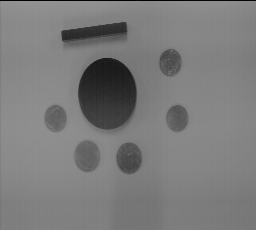
#> input picture Taller4/images/morpho.png, 256 x 230 px
$ jupyter execute --allow-errors '3. Filtros no lineales.ipynb'
#> lines starting #> are read from the running program, lines starting #| are printed output that depends on the picture
# Filtros no lineales

[cell 1]
import cv2
import matplotlib.pyplot as plt
import numpy as np
from skimage.morphology import footprint_rectangle
from skimage.filters.rank import mean, median
from skimage.util import random_noise
from scipy.ndimage import generic_filter
from skimage.util import img_as_ubyte

[cell 2]
def sigma_filter(values, median=False):
    mean = values[int((values.size)//2)]
    if median:
      mean = np.median(values)

    std = np.std(values)
    filtered_values = values[(values > mean - std) & (values < mean + std)]
    return np.mean(values) if filtered_values.size<=1 else np.mean(filtered_values)

[cell 3]
morpho = cv2.imread('images/morpho.png', cv2.IMREAD_GRAYSCALE)
#> morpho is the input picture: shape (230, 256); min 0, max 148, mean 123.1

## Operaciones 3 - 7 - RUIDO SAL Y PIMIENTA

[cell 4]
plt.imshow(morpho, cmap='gray', vmin=0, vmax=255)

[cell 5]
noised_image = random_noise(morpho, mode='s&p', amount=0.25)
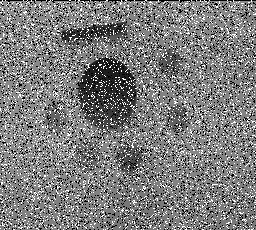
#> noised_image: shape (230, 256) float64; min 0, max 1, mean 0.487

[cell 6]
plt.imshow(noised_image, cmap='gray', vmin=0, vmax=1)

# Filtro Promedio 3x3

[cell 7]
noised_image_uint8 = img_as_ubyte(noised_image)
avg = mean(noised_image_uint8, footprint=footprint_rectangle((3,3)))
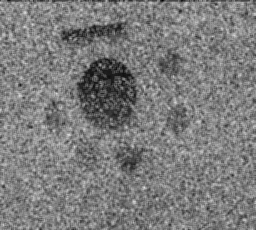
#> avg: shape (230, 256); min 0, max 225, mean 123.9

[cell 8]
plt.imshow(avg, cmap='gray', vmin=0, vmax=255)

### Visualmente, ¿cómo es el resultado y a qué se debe?

El resultado visual muestra una reducción del ruido en la imagen, aunque todavía hay una textura granulada presente. Al utilizar un filtro promedio de 3x3, se logra un efecto de suavizado sobre la imagen al reemplazar cada pixel con el promedio de sus vecinos en una ventana de 3x3. Sin embargo, aunque esto ayuda a atenuar las variaciones bruscas de intensidad causadas por el ruido impuesto, visualmente se puede notar que se difuminan detalles importantes de la imagen.

## Filtro Sigma Mean

[cell 9]
filtered_sigma_mean = generic_filter(noised_image, sigma_filter, size=(3,3))
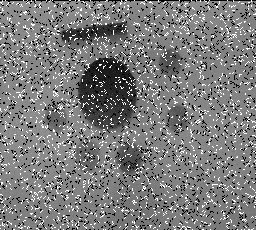
#> filtered_sigma_mean: shape (230, 256) float64; min 0, max 1, mean 0.486

[cell 10]
plt.imshow(filtered_sigma_mean, cmap='gray', vmin=0, vmax=1)

### Visualmente, ¿cómo es el resultado comparado con el filtro promedio lineal? Consultando la definición del Sigma explique este resultado. En el caso del ruido “sal y pimienta”, después de aplicar el filtro Sigma, quedan varios puntos aberrantes. ¿A qué se debe esto?

A diferencia del filtro promedio lineal, utilizando un filtro sigma promedio se observa que la reducción de ruido no fue tan significativa, ya que aun se observan varios puntos aberrantes provenientes del ruido sal y pimienta introducido sobre la imagen original. Un punto a destacar, es que a diferencia del filtro promedio lineal, utilizando este filtro se conservan mejor los contornos. Esto sucede porque el filtro sigma tiene un suavizado más debil porque no promedia todos los píxeles en el vecindario, sino solo aquellos que están dentro de un rango de desviación estandar respecto al valor del pixel central. En este caso, como el ruido esta distribuido de manera densa en la imagen, es posibkle que algunos píxeles ruidosos no sean eliminados correctamente, ya que el filtro no tiene suficientes valores válidos en su vencindario para reemplazarlos.

## Filtro Sigma Median

[cell 11]
filtered_sigma_median = generic_filter(noised_image, sigma_filter, size=(3,3), extra_arguments=(True,))

[cell 12]
plt.imshow(filtered_sigma_median, cmap='gray', vmin=0, vmax=1)

### Visualmente, ¿cómo es el resultado comparado con el filtro promedio lineal? Consultando la definición del Sigma explique este resultado. En el caso del ruido “sal y pimienta”, después de aplicar el filtro Sigma, quedan varios sólo algunos aberrantes. ¿A qué se debe esto? ¿Por qué hay una diferencia significativa con el resultado anterior?

A diferencia del filtro promedio lineal, utilizando un filtro sigma basado en la mediana se observa que la reducción de ruido en la imagen es notable y que adicionalmente, aunque aún son visibles algunas aberraciones, los contornos en la imagen se preservan mejor que en los dos filtros previamente usados. Esto sucede porque al utilizar la mediana se logra prevenir con más eficacia la influencia de valores atípicos dentro del vecindario del kernel, asegurando que los píxeles extremos no afecten el resultado final.

## Filtro Median

[cell 13]
median  = median(noised_image_uint8, footprint=footprint_rectangle((3,3)))

[cell 14]
plt.imshow(median, cmap='gray', vmin=0, vmax=255)

### Visualmente, ¿cómo es el resultado comparado con los dos filtros anteriores? ¿A qué se debe este resultado? Evalúe los otros filtros que ofrece el módulo filters.rank de scikit-image: majority, maximum, minumum, modal, geometric_mean. Explique su comportamiento.

En comparación con los filtros anteriores, utilizando un filtro de la mediana se puede notar una mejora significativa en la reducción de ruido. Adicionalmente, este preserva los contornos de la imagen, ya que la mediana selecciona un valor representativo dentro del vecindario sin verse afectada por valores atípicos. Esto permite eliminar eficazmente el ruido "sal y pimienta" sin generar un efecto de suavizado excesivo en los bordes.

A continuación se evaluaran los otros filtros que ofrece el módulo de filers.rank:

#### Majority
- Este filtro asigna a cada píxel el valor más frecuente dentro de su vecindario.
- Suaviza la imagen y elimina ruido disperso, pero puede generar efectos no deseados si hay regiones de ruido predominantes.

#### Maximum
- Reemplaza cada píxel por el valor máximo dentro del vecindario.
- Tiende a aumentar el brillo de la imagen y resaltar áreas más iluminadas, lo que puede incrementar el ruido si hay puntos brillantes no deseados.

#### Minimum
- Reemplaza cada píxel por el valor mínimo dentro del vecindario.
- Produce un efecto de oscurecimiento, útil para eliminar puntos brillantes de ruido, pero puede acentuar el ruido en áreas más oscuras.

#### Modal
- Similar al filtro Majority, asigna a cada píxel el valor más repetido dentro del vecindario.
- Funciona bien para imágenes con regiones homogéneas, pero puede perder detalles en imágenes con transiciones suaves.

#### Geometric Mean
- Calcula la media geométrica de los valores dentro del vecindario, en lugar de la media aritmética.
- Proporciona un suavizado moderado y es útil para reducir ruido multiplicativo, pero no es tan eficaz contra el ruido "sal y pimienta".

## Operaciones 3 - 6 - RUIDO UNIFORME AMPLITUD 30

[cell 15]
noise = np.random.uniform(low=0, high=30, size=morpho.shape).astype(np.uint8)
noised_image = morpho + noise
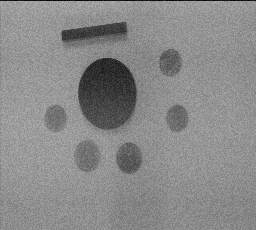
#> noised_image: shape (230, 256); min 0, max 176, mean 137.6

[cell 16]
plt.imshow(noised_image, cmap='gray', vmin=0, vmax=255)

## Filtro Promedio

[cell 17]
avg = mean(noised_image, footprint=footprint_rectangle((3,3)))

[cell 18]
plt.imshow(avg, cmap='gray', vmin=0, vmax=255)

### Visualmente, ¿cómo es el resultado y a qué se debe?

Utilizando un filtro promedio (3x3) se puede observar un efecto de suavizado en la imagen, atenuando un poco el ruido uniforme introducido. Esto se debe a que al utilizar un filtro promedio de 3x3, se logra un efecto de suavizado sobre la imagen al reemplazar cada pixel con el promedio de sus vecinos en una ventana de 3x3.

## Filtro Sigma Mean

[cell 19]
filtered_sigma_mean = generic_filter(noised_image, sigma_filter, size=(3,3))

[cell 20]
plt.imshow(filtered_sigma_mean, cmap='gray', vmin=0, vmax=255)

### Visualmente, ¿cómo es el resultado comparado con el filtro promedio lineal?

En comparación con el filtro lineal, se logra efecto de suavizado no tan significativo pero manteniendo con mejor definición los contornos.

## Filtro Sigma Median

[cell 21]
filtered_sigma_median = generic_filter(noised_image, sigma_filter, size=(3,3), extra_arguments=(True,))

[cell 22]
plt.imshow(filtered_sigma_median, cmap='gray', vmin=0, vmax=255)

### Visualmente, ¿cómo es el resultado comparado con el filtro promedio lineal?

En comparación con el filtro lineal, se logra un efecto de suavizado manteniendo con mejor definición los contornos. Manteniendo el ruido menos disperso que utilizando un filtro sigma promedio.

## Operaciones 6 y 7 - FISSURE

[cell 23]
fissure = cv2.imread('images/fissure.png', cv2.IMREAD_GRAYSCALE)
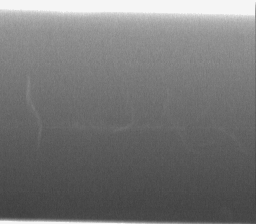
#> input picture Taller4/images/fissure.png, 256 x 224 px
#> fissure is the input picture: shape (224, 256); min 63, max 245, mean 117.9

[cell 24]
plt.imshow(fissure, cmap='gray', vmin=0, vmax=255)

# Filtro Sigma Median

[cell 25]
filtered_sigma_median = generic_filter(fissure, sigma_filter, size=(3,3), extra_arguments=(True,))
#> filtered_sigma_median: shape (224, 256)
plt.imshow(filtered_sigma_median, cmap='gray', vmin=0, vmax=255)
